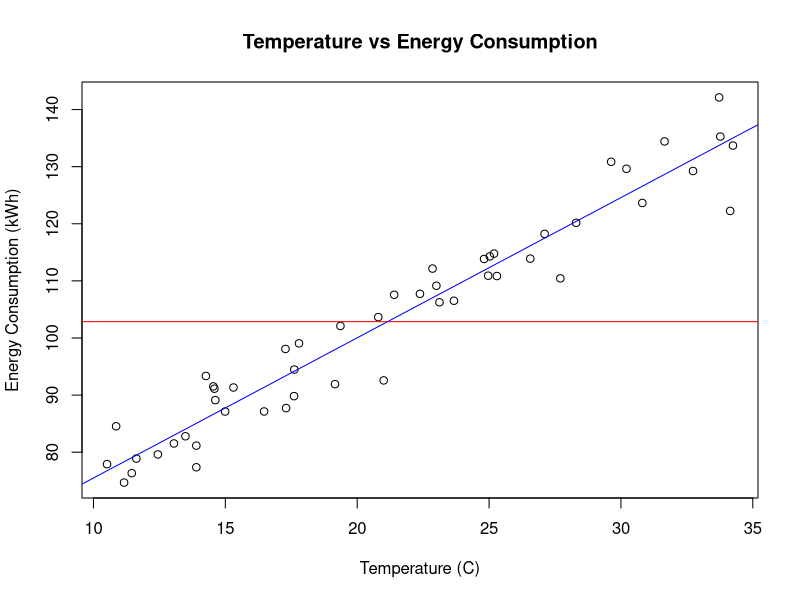

The R script that drew this image:
## ---- chunk 1
knitr::opts_chunk$set(echo = TRUE)
## ---- chunk 2
data <- read.csv("./datasets/Dataset.csv")
## ---- chunk 3
null_model <- lm(Energy_Consumption_kWh ~ 1, data = data)
## ---- chunk 4
null_model$coefficients
mean(data$Energy_Consumption_kWh)
sse_null <- sum(resid(null_model)^2)
sse_null
summary(null_model)
## ---- chunk 5
sim_lin_reg = lm(data$Energy_Consumption_kWh ~ data$Temperature_C, data = data)
## ---- chunk 6
summary(sim_lin_reg)
sse_lin <- sum(resid(sim_lin_reg)^2)
## ---- chunk 7
sse_null
sse_lin
## ---- chunk 8
plot(data$Temperature_C, data$Energy_Consumption_kWh, xlab = "Temperature (C)",
     ylab = "Energy Consumption (kWh)", main = "Temperature vs Energy Consumption")
abline(null_model, col = "red")
abline(sim_lin_reg, col = "blue")
